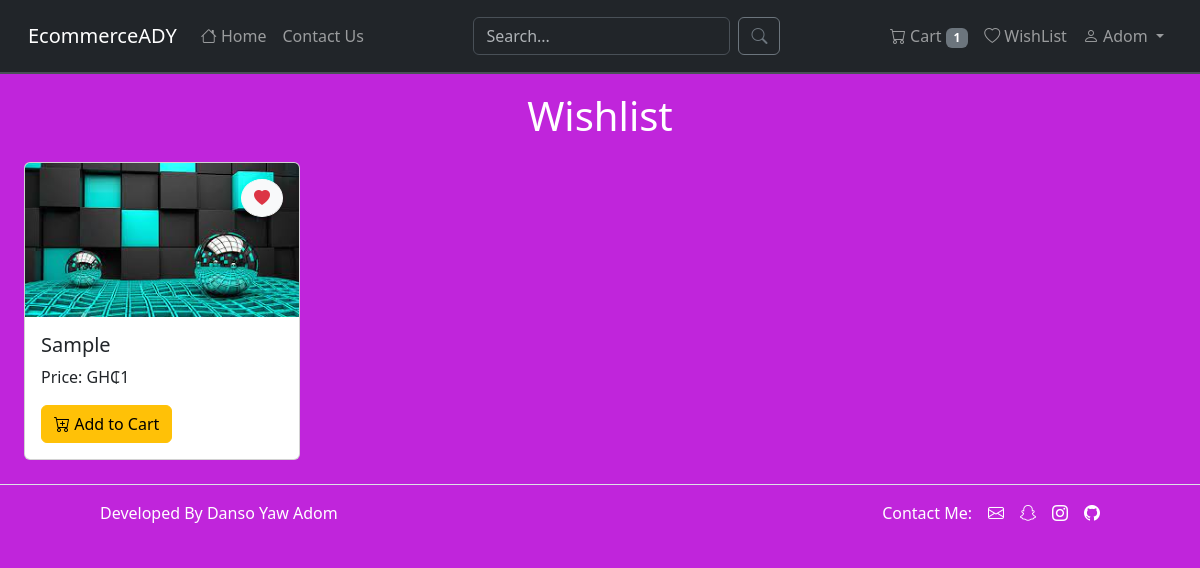
/wish-list (signed in), run on the app's committed database.
### ecommerce/models.py (models this page shows, shortened)
class User(db.Model, UserMixin):
	id = db.Column(db.Integer, primary_key=True)
	first_name = db.Column(db.String(120), nullable=False)
	last_name = db.Column(db.String(120), nullable=False)
	email = db.Column(db.String(50), unique=True, nullable=False)
	password = db.Column(db.String(120), nullable=False)
	timestamp = db.Column(db.DateTime, default=datetime.utcnow, nullable=False)
	cart = db.relationship('Cart', backref='user', lazy=True)
	wish_list = db.relationship('WishList', backref='user', lazy=True)
	orders = db.relationship('Orders', backref='user', lazy=True)
	role = db.Column(db.String(50), nullable=False, default='normal')
	phone = db.Column(db.String(120), nullable=True)
	address = db.Column(db.String(120), nullable=True)
	address2 = db.Column(db.String(120), nullable=True)
	city = db.Column(db.String(120), nullable=True)
	zip_code = db.Column(db.String(120), nullable=True)
	country = db.Column(db.String(120), nullable=True)

class Product(db.Model):
	id = db.Column(db.Integer, primary_key=True)
	name = db.Column(db.String(100), nullable=False)
	description = db.Column(db.String(50), nullable=False)
	price = db.Column(db.Integer, nullable=False)
	food_and_Grocery = db.Column(db.Boolean, nullable=False)
	mobilePhones_and_Tablets = db.Column(db.Boolean, nullable=False)
	electronics = db.Column(db.Boolean, nullable=False)
	sports = db.Column(db.Boolean, nullable=False)
	home_Furniture_and_Appliances = db.Column(db.Boolean, nullable=False)
	fashion = db.Column(db.Boolean, nullable=False)
	health_and_Beauty = db.Column(db.Boolean, nullable=False)
	toys = db.Column(db.Boolean, nullable=False)
	timestamp = db.Column(db.DateTime, default=datetime.utcnow, nullable=False)
	image_name = db.Column(db.String(), nullable=False)

### ecommerce/views.py (the view)
@views.route('/wish-list')
@login_required
def wishlist():
    items = db.session.execute(db.select(WishList).filter_by(user_id=current_user.id)).scalars()
    product_ids = [item.product_id for item in items]
    wishlist_items = list(db.session.execute(db.select(Product).filter(Product.id.in_(product_ids))).scalars())
    return render_template('views/wishlist.html', products=wishlist_items)

### ecommerce/__init__.py (called while the page is built)
def create_app():
	app = Flask(__name__)
	app.config.from_object('config.DevelopmentConfig')
	from .admin import MyAdminIndexView
	db.init_app(app)
	login_manager.init_app(app)
	login_manager.login_view = "auth.login"
	login_manager.login_message = "Please login in to continue"
	login_manager.session_protection = "strong"
	admin_panel.init_app(app, index_view=MyAdminIndexView())
	from .views import views
	from .auth import auth
	from .errors import errors
	app.register_blueprint(views, url_prefix='/')
	app.register_blueprint(errors, url_prefix='/')
	app.register_blueprint(auth, url_prefix='/auth')
	from .models import Product, User, Cart, WishList, Orders
	with app.app_context():
	    db.create_all()
	@login_manager.user_loader
	def load_user(user_id):
	    return User.query.get(user_id)
	return app

### ecommerce/views.py (called while the page is built)
@views.app_context_processor
def base():
    cart_no = 0
    if current_user.is_authenticated:
	    cart_items = db.session.execute(db.select(Cart).filter(Cart.user_id == current_user.id)).scalars()
	    cart_no = len(list(cart_items))
    return dict(cart_no=cart_no)

### ecommerce/templates/views/wishlist.html (shortened to what this page needs)
{% extends 'views/base.html' %}
{% block content %}
<div class="container-fluid">
    <div class="container-fluid text-center mb-3">
        <span class="fs-1" style="color: white;">Wishlist</span>
    </div>
    {% if products %}
    <div class="row row-cols-1 row-cols-sm-2 row-cols-md-3 row-cols-lg-4 g-3">
        {% for product in products %}
        <div class="col product-item">
            <div class="card h-100">
                <div class="position-relative">
                    <img src="{{ url_for('static', filename='images/'+ product.image_name) }}" class="card-img-top" alt="...">
                    <form class="position-absolute top-0 end-0 m-3" action="{{ url_for('views.add_or_remove_from_wishlist', product_id=product.id) }}" method="POST">
                        <button class="btn btn-light rounded-circle" type="submit">
                            <i class="bi bi-heart-fill text-danger"></i>
                        </button>
                    </form>
                </div>
                <div class="card-body">
                    <h5 class="card-title">{{ product.name }}</h5>
                    <p class="card-text">Price: GH₵{{ product.price }}</p>
                    <form action="{{ url_for('views.add_to_cart', product_id=product.id) }}" method="POST">
                        <button type="submit" class="btn btn-warning"><i class="bi bi-cart-plus"></i> Add to Cart</button>
                    </form>
                </div>
            </div>
        </div>
        {% endfor %}
    </div>
    {% endif %}
</div>
{% endblock content %}

### ecommerce/templates/views/_navbar.html (shortened to what this page needs)
<div class="navbar navbar-expand-md navbar-dark bg-dark fixed-top p-3 border-bottom border-2">
  <div class="container-fluid">
    <a class="navbar-brand" href="#">EcommerceADY</a>
    <div class="collapse navbar-collapse" id="navbarSupportedContent">
      <ul class="navbar-nav me-auto mb-2 mb-lg-0">
        <li class="nav-item">
          <a class="nav-link" href="{{ url_for('views.home') }}">
            <i class="bi bi-house"></i> Home
          </a>
        </li>
        <li class="nav-item">
          <a class="nav-link" href="#">
            Contact Us
          </a>
        </li>
      </ul>
      <form class="d-flex">
        <input class="form-control me-2" type="search" name="search" placeholder="Search..." aria-label="Search">
        <button class="btn btn-outline-secondary" type="submit">
          <i class="bi bi-search"></i>
        </button>
      </form>
      <ul class="navbar-nav ms-auto mb-2 mb-lg-0">
        {% if current_user.is_authenticated %}
        <li class="nav-item">
          <a class="nav-link" href="{{ url_for('views.cart') }}">
            <i class="bi bi-cart"></i> Cart
            {% if cart_no > 0 %}
            <span class="badge bg-secondary">{{ cart_no }}</span>
            {% endif %}
          </a>
        </li>
        <li class="nav-item">
          <a class="nav-link" href="{{ url_for('views.wishlist') }}">
            <i class="bi bi-heart"></i> WishList
          </a>
        </li>
        <li class="nav-item dropdown">
          <a class="nav-link dropdown-toggle" href="#" id="navbarDropdown" role="button" data-bs-toggle="dropdown" aria-expanded="false">
            <i class="bi bi-person"></i> {{current_user.first_name}}
          </a>
        </li>
        {% endif %}
      </ul>
    </div>
  </div>
</div>

### ecommerce/static/css/base.css (style rules this page uses)
body { background: #c025db; font-family: 'Segoe UI', Tahoma, Geneva, Verdana, sans-serif; }
.product-item { transition: all 0.5s; }

### data on the page
User: first_name "Adom"
Product: image_name (picture), name "Sample", price "1"

### other printed values
{{ cart_no }} "1"
